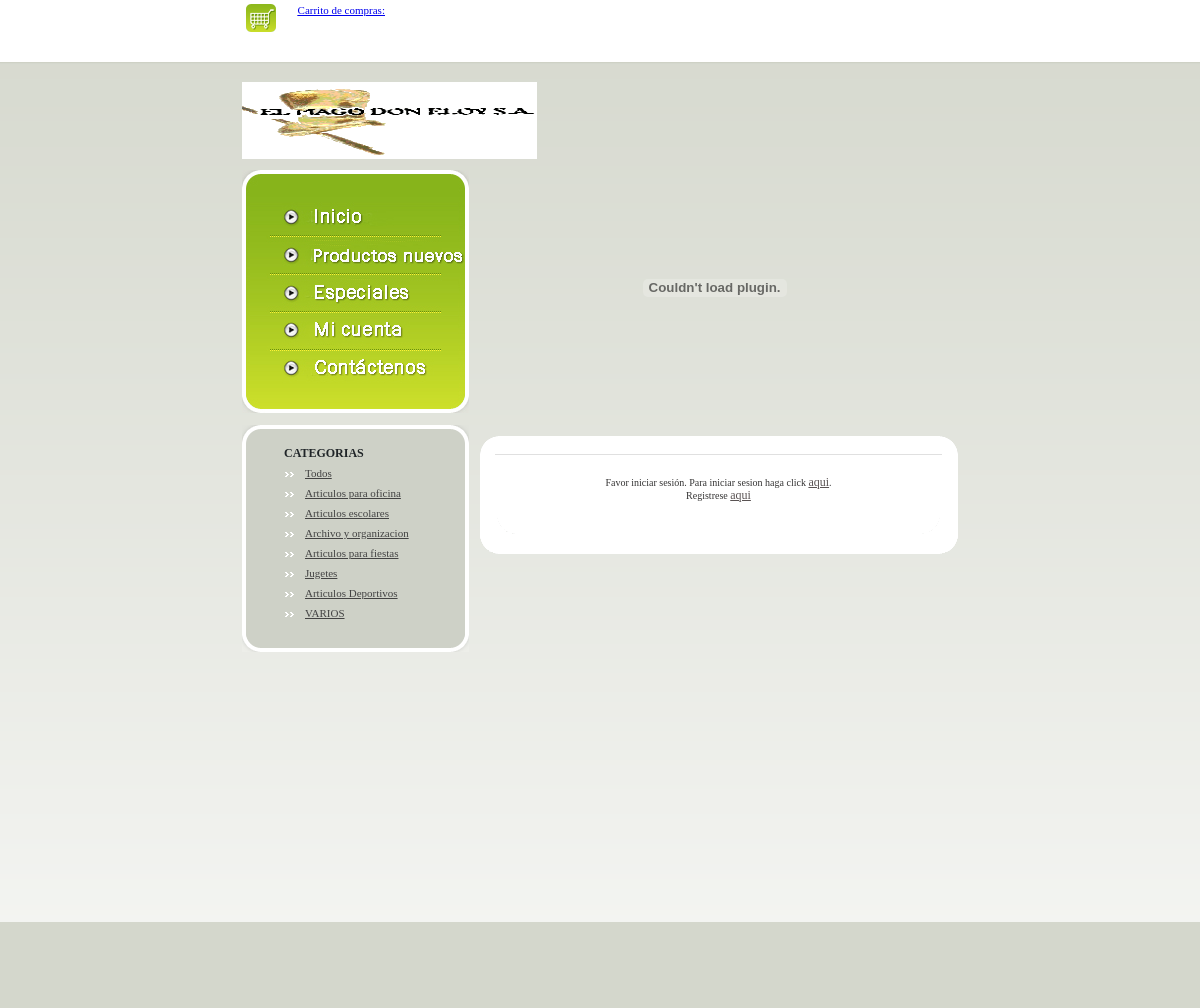
Screenshot of /html/carrito.php with the database file from the repository.
### tables this page shows
CREATE TABLE `categori` (
  `id` int(10) NOT NULL auto_increment,
  `cod_cate` char(10) default NULL,
  `categoria` char(35) default NULL,
  `eliminado` int(5) NOT NULL default '0',
  PRIMARY KEY  (`id`)
);

### html/carrito.php (the view, shortened to what this page needs)
<?php require_once('../Connections/conn.php'); ?>
<?php include('common.php') ?>
<?php
$query_rsCat = "SELECT cod_cate,categoria FROM CATEGORI where eliminado<>1";
$rsCat = mysql_query($query_rsCat, $conn) or die(mysql_error());
$row_rsCat = mysql_fetch_assoc($rsCat);
																 switch($_SESSION['tipo_pre']){
																			default: $cadPrecio='precio';
																						break;
																		 }
$query_rsofaz = "SELECT i.cod_item, i.des_item, i.$cadPrecio, i.imagen FROM ITEMS as i, ITEMS_ESTADO as ie WHERE i.cod_item=ie.cod_item AND ie.estado=1
 and ie.eliminado<>1 ORDER BY RAND() LIMIT 0,1";
$rsofaz = mysql_query($query_rsofaz, $conn) or die(mysql_error());
$row_rsofaz = mysql_fetch_assoc($rsofaz);
$totalRows_rsofaz = mysql_num_rows($rsofaz);
?>
<!DOCTYPE HTML PUBLIC "-//W3C//DTD HTML 4.01 Transitional//EN" "http://www.w3.org/TR/html4/loose.dtd">
<html>
<head>
<link href="style.css" rel="stylesheet" type="text/css">
</head>
<body>
<table cellpadding="0" cellspacing="0" border="0" class="w">
	<tr>
	  <td style="width:100%"><table cellpadding="0" cellspacing="0" border="0" style="width:716px" align="center">
                <tr>
                    <td align="center">
                        <table cellpadding="0" cellspacing="0" border="0" >
                            <tr>
                                <td height="353" align="left">
                                  <table border="0">
                                    <tr>
                                      <td><table border="0" style="width:200px">
                                        <tr>
                                          <td rowspan="2"><img src="images/z1.gif" alt=""></td>
                                          <td><a href="carrito.php" ><u>Carrito de compras:</u></a></td>
                                        </tr>
                                        <tr>
                                          <td><?php if ($_SESSION['logged']==1){ ?>
                                            <?php } else echo "&nbsp";?></td>
                                        </tr>
                                      </table>
                                        <p><a href="carrito.php" ></a><br>
                                        </p>
                                      </td>
                                    </tr>
                                  </table>
                                  <p><img src="images/logoeloytranparente3.gif" alt="" width="295" height="77" >                                  </p>
                                  <table cellpadding="0" cellspacing="0" border="0">
                                      <tr>
                                        <td width="32%"><a href="index.php"><img src="images/esp/m1.jpg" alt="" border="0"></a><br>
                                          <a href="index.php?estado=0"><img src="images/esp/m2.jpg" alt="" border="0"></a><br>
                                          <a href="index.php?estado=1"><img src="images/esp/m3.jpg" alt="" border="0"></a><br>
                                          <a href="login.php<?php if (isset($_SESSION['logged'])) echo "?logout=1" ?>"><img src="images/esp/m4.jpg" alt="" border="0"></a><br>
                                          <a href="contactenos.php"><img src="images/esp/m5.jpg" alt="" border="0"></a><br><br style="line-height:12px"></td>
                                        <td width="68%" align="center"><object classid="clsid:D27CDB6E-AE6D-11cf-96B8-444553540000" codebase="http://download.macromedia.com/pub/shockwave/cabs/flash/swflash.cab#version=7,0,19,0" width="470" height="235">
                                          <embed src="images/flash/anima.swf" quality="high" pluginspage="http://www.macromedia.com/go/getflashplayer" type="application/x-shockwave-flash" width="470" height="235"></embed>
                                        </object>
                                        <br></td>
                                      </tr>
                              </table>                              </td>
                            </tr>
                        </table>                  </td>
                </tr>
                <tr>
                    <td>
                        <table cellpadding="0" cellspacing="0" border="0" style="height:583px ">
                            <tr>
                              <td class="col_left"><table cellpadding="0" cellspacing="0" border="0" class="box_width_left">
									  <tr>
									<td><?php if($_SESSION['tipoUsuario']==3){?>
                                                <img alt="" src="images/line1.gif"><br>
                                               <table cellpadding="0" cellspacing="0" border="0" class="box_heading_table">
                                                  <tr>
                                                    <td style="width:100%" class="box_heading_td">administrador </td>
                                                  </tr>
                                      </table>
                                                <table cellpadding="0" cellspacing="0" border="0" class="box_body_table">
                                                  <tr>
                                                    <td style="width:100%" class="box_body">
													<ul>
													<li class="bg_list"><a href="adminSetEstadoProd.php">Estado de productos</a><br style="line-height:9px">
													  </li>
													  <li class="bg_list"><a href="verPedidos.php">Listado de pedidos</a><br style="line-height:9px">
													  </li>
													  <li class="bg_list"><a href="verUsuarios.php">Listado de usuarios</a><br style="line-height:9px">
													  </li>
													</ul>
                                                    </td></tr></table>
                                        <img alt="" src="images/line2.gif"></td>
									</tr><?php }?>
                                       <tr>
                                        <td><img alt="" src="images/line1.gif"><br>
<table cellpadding="0" cellspacing="0" border="0" class="box_heading_table">
                                                    <tr>
                                                        <td style="width:100%" class="box_heading_td">CATEGORIAS</td>
                                                    </tr>
                                          </table>
                                                <table cellpadding="0" cellspacing="0" border="0" class="box_body_table">
                                                    <tr>
                                                      <td style="width:100%" class="box_body">
                                                           <ul>
														    <li class="bg_list"><a href="index.php">Todos</a></li>
                                                                 <?php do { ?>
															         <li class="bg_list"><a href="index.php?cat=<?php echo $row_rsCat['cod_cate']; ?>"><?php echo $row_rsCat['categoria']; ?></a></li>
																	  <?php } while ($row_rsCat = mysql_fetch_assoc($rsCat)); ?>
                                                           </ul>
                                                          <br style="line-height:12px">                                                      </td>
                                                    </tr>
                                                </table>
                                           <img alt="" src="images/line2.gif">
										   <?php if ($totalRows_rsofaz>0){ ?>
                                                <img alt="" src="images/line3.gif"><br>
                                                <table cellpadding="0" cellspacing="0" border="0" class="box_heading_table_2">
                                                    <tr>
                                                        <td style="width:100%" class="box_heading_td_2">ofertas especiales </td>
                                                    </tr>
                                                </table>
                                                <table cellpadding="0" cellspacing="0" border="0" class="box_body_table_2">
                                                    <tr>
                                                        <td class="box_body box_body_tall_b_2">
                                                            <table cellpadding="0" cellspacing="0" border="0">
                                                               <tr>
                                                                 <td style="height:28px " align="center" class="vam"><span><a href="index.php?idProducto=<?php echo $row_rsofaz['cod_item']; ?>"><?php echo $row_rsofaz['des_item']; ?></a></span><br></td>
                                                               </tr>
                                                               <tr>
                                                                 <td align="center"><table cellpadding="0" cellspacing="0" border="0" style="width:111px">
                                                                     <tr>
                                                                       <td><img src="images/pic_corn_tl.gif" alt="" border="0"></td>
                                                                       <td class="pic_corn_t"><img src="images/spacer.gif" width="1" height="1" alt=""></td>
                                                                       <td><img src="images/pic_corn_tr.gif" alt="" border="0"></td>
                                                                     </tr>
                                                                     <tr>
                                                                       <td class="pic_corn_l"><img src="images/spacer.gif" width="1" height="1" alt=""></td>
                                                                       <td class="image"><a href="#"><img src="<?php $foto=  $rutaFotos . $row_rsofaz['imagen'];
								$foto = substr($row_rsofaz['imagen'],11);
								$foto = str_replace('\\','/',$foto);
								echo $foto;
																			  ?>" alt="" border="0" height="150" width="130"></a></td>
                                                                       <td class="pic_corn_r"><img src="images/spacer.gif" width="1" height="1" alt=""></td>
                                                                     </tr>
                                                                     <tr>
                                                                       <td><img src="images/pic_corn_bl.gif" alt="" border="0"></td>
                                                                       <td class="pic_corn_b"><img src="images/spacer.gif" width="1" height="1" alt=""></td>
                                                                       <td><img src="images/pic_corn_br.gif" alt="" border="0"></td>
                                                                     </tr>
                                                                 </table></td>
                                                               </tr>
                                                               <tr>
                                                                 <td style="height:28px " align="center" class="vam"><div align="center"><?php if ($_SESSION['tipo_pre']){ ?><span class="productSpecialPrice">₵<?php
																		 switch($_SESSION['tipo_pre']){
																		 	case 1:  echo number_format($row_rsofaz['precio']);
																						break;
																			case 2:  echo number_format($row_rsofaz['precio2']);
																						break;
																			case 3:  echo number_format($row_rsofaz['precio3']);
																						break;
																			case 4:  echo number_format($row_rsofaz['precio4']);
																						break;
																		 }?> </span></div><?php }?></td>
                                                               </tr>
                                                            </table>                                                      </td>
                                                    </tr>
                                                </table>
                                         <img alt="" src="images/line4.gif"><br>                                            <?php }?></td>
                                      </tr>
                                    </table>&nbsp;</td>
                                <td><img alt="" src="images/spacer.gif" width="11" height="1"></td>
                                <td class="col_center">
                                    <table cellpadding="0" cellspacing="0" border="0" style="400px" >
									<tr>
                                            <td><p><?php  if( (!isset($_SESSION['tipoUsuario']) || $_SESSION['cci']<=0) && !isset($_POST['realizarPedido']) ) {?>
                                              <table cellpadding="0" cellspacing="0" border="0" class="cont_heading_table">
                                                    <tr>
                                                        <td><img src="images/cont_corn_tl.gif" alt=""></td>
                                                        <td style="width:100%" class="cont_body_tall_t"></td>
                                                        <td><img src="images/cont_corn_tr.gif" alt=""></td>
                                                    </tr>
													<tr>
                                                    	<td colspan="3" style="width:100%; border:1px solid #FFFFFF; border-width:0 16px 0 15px" class="cont_body_table"><table cellpadding="0" cellspacing="0" border="0">
                                                                <tr>
                                                                    <td class="line_x"><img alt="" src="images/spacer.gif" width="1" height="1"></td>
                                                                </tr>
                                                          </table>   <br style="line-height:9px">
                                                 <table cellpadding="0" cellspacing="0" border="0" style="height:32px " class="product">
                                                    <tr><td>
													  <table border="0" class="product">
 <tr>
											  <td width="95%"> <?php 	if(!isset($_SESSION['tipoUsuario'])) {?><p align="center">Favor iniciar sesión. Para iniciar sesion haga click <a href="login.php">aqui</a>.<br>
Registrese <a href="registrarUsuario.php">aqui</a></p>
																  <?php } if(isset($_SESSION['cci']) && $_SESSION['cci'] ==0){?>
																    <div align="center">
																      <p>&nbsp;</p>
																      <p>No hay ningún item en el carrito. </p>
															    </div>										      </td><?php }?>
                                                        </tr>
</table>
<table>
   <tr>
                                                        <td><img src="images/cont_corn_bl.gif" alt=""></td>
                                                        <td width="1%" class="cont_body_tall_b" style="width:100%"></td>
                                                        <td width="4%"><img src="images/cont_corn_br.gif" alt=""></td>
                                      </tr></table>      </td>
                                                    </tr>
                                                 </table
                                                 ></td>
                                                    </tr>
                                                     <tr>
                                                        <td><img src="images/cont_corn_bl.gif" alt=""></td>
                                                        <td style="width:100%" class="cont_body_tall_b"></td>
                                                        <td><img src="images/cont_corn_br.gif" alt=""></td>
                                                    </tr>
                                         </table><?php exit;}?>

### rows the page displays
categori: categoria "Articulos para oficina"
categori: categoria "Articulos escolares"
categori: categoria "Archivo y organizacion"
categori: categoria "Articulos para fiestas"
categori: categoria "Jugetes"
categori: categoria "Articulos Deportivos"
categori: categoria "VARIOS"
